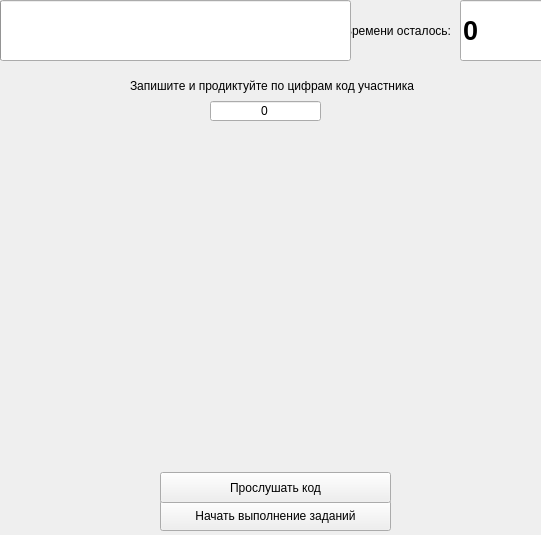
<?xml version="1.0" encoding="UTF-8"?>
<ui version="4.0">
 <class>MainWindow</class>
 <widget class="QMainWindow" name="MainWindow">
  <property name="geometry">
   <rect>
    <x>0</x>
    <y>0</y>
    <width>541</width>
    <height>535</height>
   </rect>
  </property>
  <property name="windowTitle">
   <string>MainWindow</string>
  </property>
  <widget class="QWidget" name="centralwidget">
   <property name="enabled">
    <bool>true</bool>
   </property>
   <widget class="QLabel" name="startLabel">
    <property name="geometry">
     <rect>
      <x>130</x>
      <y>40</y>
      <width>431</width>
      <height>91</height>
     </rect>
    </property>
    <property name="text">
     <string>Запишите и продиктуйте по цифрам код участника</string>
    </property>
   </widget>
   <widget class="QPushButton" name="microphoneButton">
    <property name="geometry">
     <rect>
      <x>60</x>
      <y>150</y>
      <width>411</width>
      <height>311</height>
     </rect>
    </property>
    <property name="autoFillBackground">
     <bool>false</bool>
    </property>
    <property name="text">
     <string/>
    </property>
    <property name="icon">
     <iconset>
      <normaloff>voice-search.png</normaloff>voice-search.png</iconset>
    </property>
    <property name="iconSize">
     <size>
      <width>300</width>
      <height>300</height>
     </size>
    </property>
    <property name="checkable">
     <bool>false</bool>
    </property>
    <property name="flat">
     <bool>true</bool>
    </property>
   </widget>
   <widget class="QPushButton" name="startButton">
    <property name="geometry">
     <rect>
      <x>160</x>
      <y>500</y>
      <width>231</width>
      <height>31</height>
     </rect>
    </property>
    <property name="text">
     <string>Начать выполнение заданий</string>
    </property>
   </widget>
   <widget class="QSpinBox" name="codeLine">
    <property name="geometry">
     <rect>
      <x>210</x>
      <y>100</y>
      <width>111</width>
      <height>22</height>
     </rect>
    </property>
    <property name="wrapping">
     <bool>false</bool>
    </property>
    <property name="alignment">
     <set>Qt::AlignCenter</set>
    </property>
    <property name="buttonSymbols">
     <enum>QAbstractSpinBox::NoButtons</enum>
    </property>
    <property name="maximum">
     <number>99999</number>
    </property>
   </widget>
   <widget class="QLabel" name="label_2">
    <property name="geometry">
     <rect>
      <x>280</x>
      <y>20</y>
      <width>171</width>
      <height>21</height>
     </rect>
    </property>
    <property name="text">
     <string>Времени осталось:</string>
    </property>
    <property name="alignment">
     <set>Qt::AlignRight|Qt::AlignTrailing|Qt::AlignVCenter</set>
    </property>
   </widget>
   <widget class="QLineEdit" name="timeChet">
    <property name="geometry">
     <rect>
      <x>460</x>
      <y>0</y>
      <width>113</width>
      <height>61</height>
     </rect>
    </property>
    <property name="font">
     <font>
      <pointsize>20</pointsize>
      <weight>75</weight>
      <bold>true</bold>
     </font>
    </property>
    <property name="text">
     <string>0</string>
    </property>
    <property name="readOnly">
     <bool>true</bool>
    </property>
   </widget>
   <widget class="QPushButton" name="slushButton">
    <property name="geometry">
     <rect>
      <x>160</x>
      <y>472</y>
      <width>231</width>
      <height>31</height>
     </rect>
    </property>
    <property name="text">
     <string>Прослушать код</string>
    </property>
   </widget>
   <widget class="QProgressBar" name="timerBar">
    <property name="geometry">
     <rect>
      <x>0</x>
      <y>0</y>
      <width>351</width>
      <height>61</height>
     </rect>
    </property>
    <property name="maximum">
     <number>429</number>
    </property>
    <property name="value">
     <number>0</number>
    </property>
    <property name="textVisible">
     <bool>false</bool>
    </property>
   </widget>
  </widget>
 </widget>
 <resources/>
 <connections/>
</ui>
